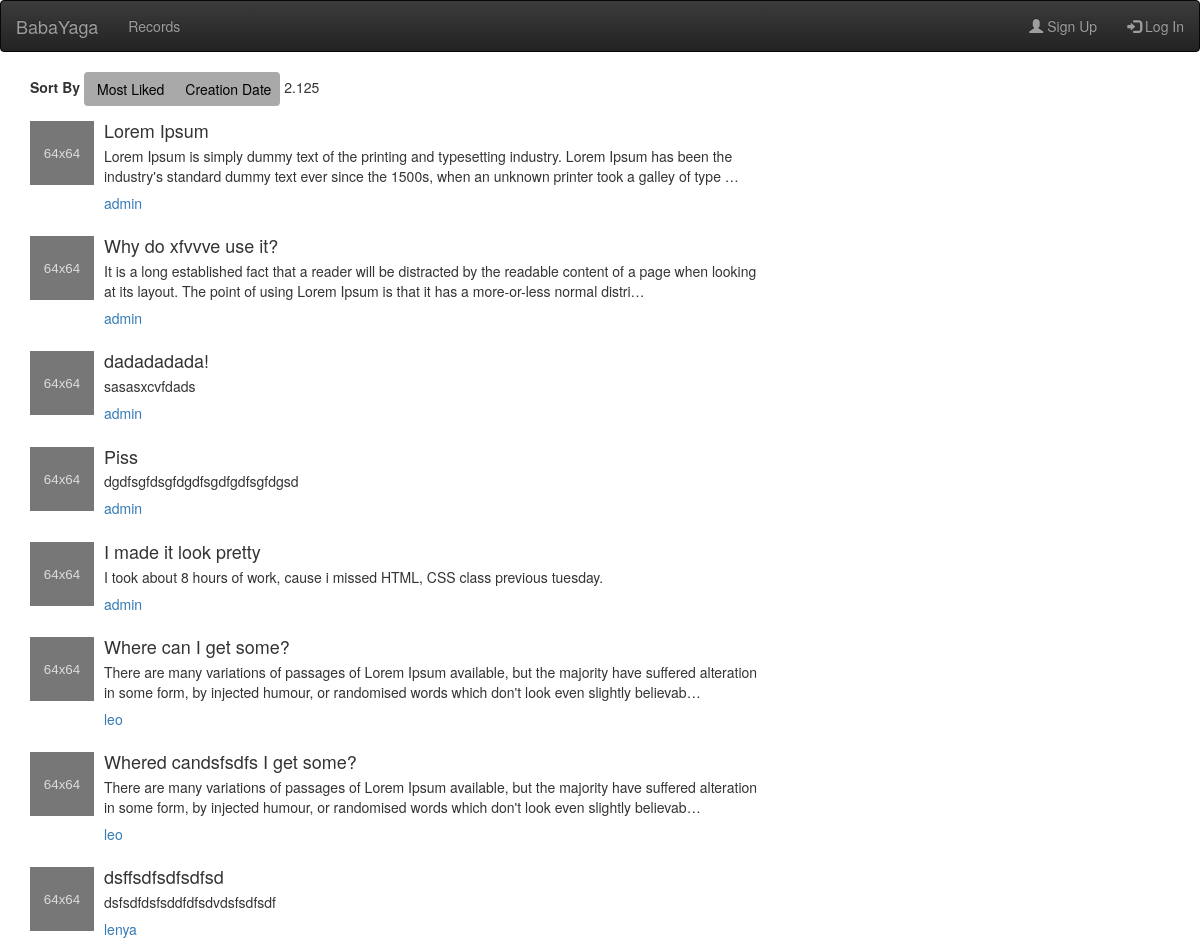
The page /en/blogs/posts/ on the database as committed earlier.
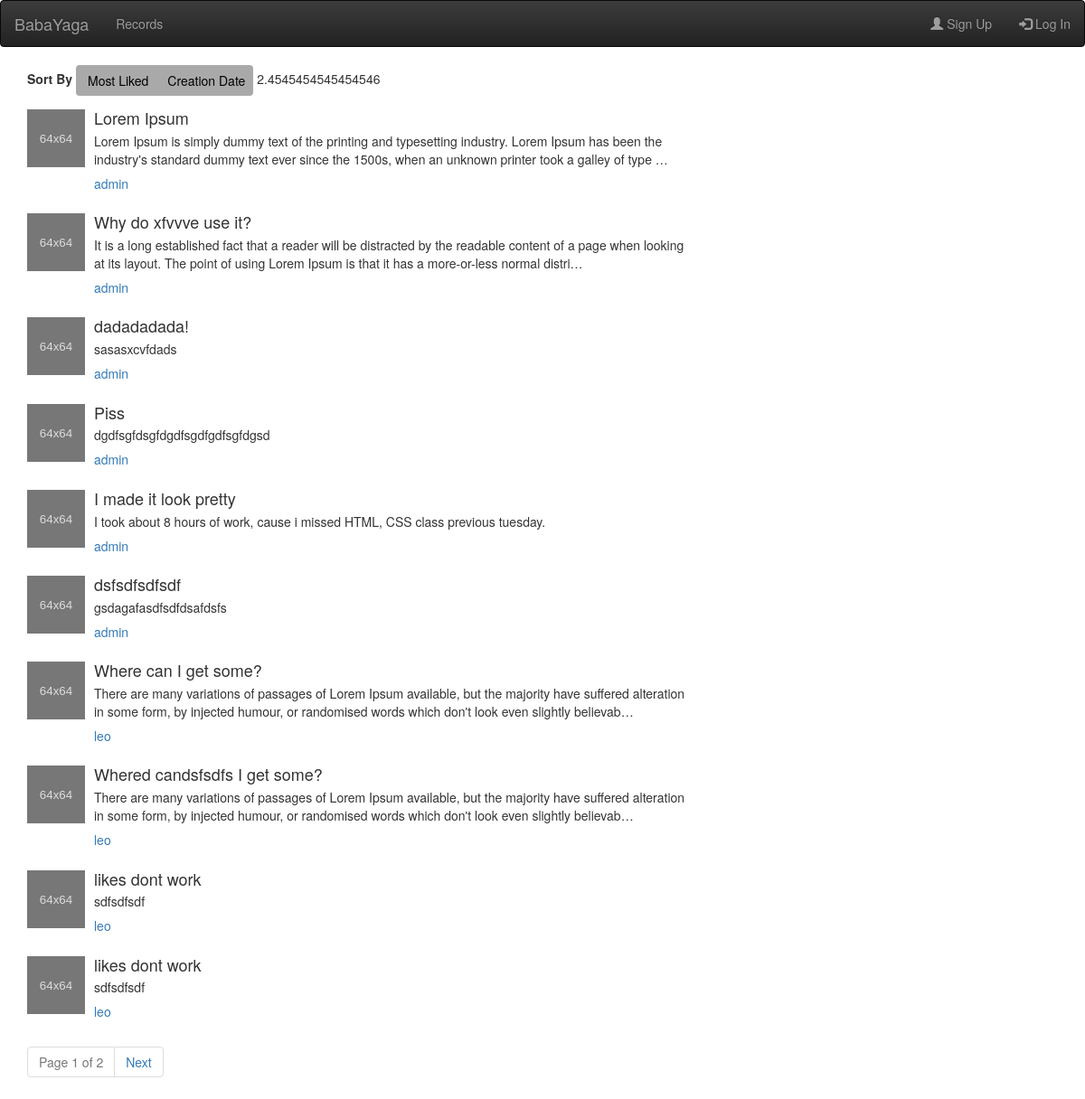
The same page on the database as committed later.
### blogs/models.py (models this page shows, shortened)
class Post(models.Model):
    title = models.CharField(max_length=255, verbose_name=ugettext_lazy(u'Heading'))
    text = models.TextField()
    author = models.ForeignKey('core.User', db_index=True, verbose_name=ugettext_lazy(u'Author'))
    created_at = models.DateTimeField(auto_now_add=True, verbose_name=ugettext_lazy(u'Creation Date'))
    likes = GenericRelation(Like)

### core/models.py (models this page shows, shortened)
class User(AbstractUser):
    avatar = models.ImageField(upload_to='avatars/', blank=True, null=True)
    first_name = models.CharField(('first name'), max_length=30, blank=False)
    email = models.EmailField(('E-mail address'), blank=False, unique=True)

### blogs/views.py (the view, shortened to what this page needs)
class PostList(ListView):
    template_name = "post_list.html"
    model = Post
    context_object_name = 'posts'
    paginate_by = 10
    queryset = Post.objects.annotate(lc=Count('likes')).select_related('author')
    def get_context_data(self, **kwargs):
        cd = super(PostList, self).get_context_data()
        cd['avglikes'] = Post.objects.annotate(lc=Count('likes')).aggregate(avglikes=Avg('lc'))['avglikes']
        return cd
    def get_queryset(self):
        qs = super(PostList, self).get_queryset()
        author = self.request.GET.get("author")
        sort = self.request.GET.get("sort")
        if author:
            qs = get_list_or_404(qs.filter(author__username__contains=author))
        return qs

### blogs/templates/post_list.html (shortened to what this page needs)
{% extends "blog_generic.html" %}
{% load static %}
{% load i18n %}
{% block content %}
    <div class="container" xmlns="http://www.w3.org/1999/html">
        <div class="row">
            <div class="col-xs-12 col-sm-6 col-md-8">
                {% block sort %}
                    {% include "sortform.html" %}
                {% endblock %}
                {% block avglike %}
                    {{ avglikes }}
                {% endblock %}
                {% for post in posts %}
                    <div class="media">
                        <div class="media-left">
                            <a href="{% url 'blogs:blog_post' pk=post.id %}">
                                <img class="media-object"
                                     alt="Generic placeholder image">
                            </a>
                        </div>
                        <div class="media-body">
                            <h4 class="media-heading">{{ post.title }}</h4>
                            <p>{{ post.text|truncatechars:200 }}</p>
                            <h5><a href="{% url 'blogs:post_list' %}?author={{ post.author }}">{{ post.author }}</a>
                            </h5>
                        </div>
                        <div class="media-right">
                        </div>
                    </div>
                {% endfor %}
                {% if is_paginated %}
                    <ul class="pagination">
                        <li class="disabled"><a href="?page={{ page_obj.current_page_number }}">{% trans "Page" %}
                            {{ page_obj.number }} of {{ paginator.num_pages }}</a></li>
                        {% if page_obj.has_next %}
                            <li><a href="?page={{ page_obj.next_page_number }}">{% trans "Next" %}</a></li>
                        {% endif %}
                    </ul>
                {% endif %}
            </div>
        </div>
    </div>
{% endblock %}

### blogs/templates/blog_generic.html
{% extends "base.html" %}

### core/templates/base.html (shortened to what this page needs)
<!DOCTYPE html>
{% load static %}
{% load i18n %}
<html lang="en" xmlns="http://www.w3.org/1999/html">
<head>
</head>
<body>
<link rel="stylesheet" href="//netdna.bootstrapcdn.com/bootstrap/3.3.2/css/bootstrap.min.css">
<link rel="stylesheet" href="//netdna.bootstrapcdn.com/bootstrap/3.3.2/css/bootstrap-theme.min.css">
<link rel="stylesheet" href="https://cdnjs.cloudflare.com/ajax/libs/font-awesome/4.7.0/css/font-awesome.min.css">
<link href="https://maxcdn.bootstrapcdn.com/font-awesome/4.6.3/css/font-awesome.min.css" rel="stylesheet"
>
<link rel="stylesheet" href="{% static 'css/base.css' %}">
{% block header %}
    <nav class="navbar navbar-inverse">
        <div class="container-fluid">
            <div class="navbar-header">
                <a class="navbar-brand" href="/">
                    {% trans "BabaYaga" %}
                </a>
            </div>
            <ul class="nav navbar-nav">
                <li><a href="/blogs/">{% trans "Records" %}</a></li>
            </ul>
            {% if not user.is_authenticated %}
                <ul class="nav navbar-nav navbar-right">
                    <li><a href="{% url 'core:register' %}"><span class="glyphicon glyphicon-user"></span> {% trans "Sign Up" %}</a>
                    </li>
                    <li><a href="#" id="login_a"><span class="glyphicon glyphicon-log-in"></span> {% trans "Log In" %}</a></li>
                </ul>
            {% endif %}
        </div>
    </nav>
{% endblock %}
<div id="content">
    {% block content %}
    {% endblock %}
</div>
</body>
</html>

### blogs/templates/sortform.html (shortened to what this page needs)
{% block sort %}
{% load i18n %}
    <label class="control-label"> {% trans "Sort By" %}</label>
    <div class="btn-group" role="group" aria-label="Button group with nested dropdown">
        <a href="{% url 'blogs:post_list' %}?sort=liked" class="btn" role="button">{% trans "Most Liked" %}</a>
        <button id="btnGroupDrop1" type="button" class="btn btn-secondary dropdown-toggle" data-toggle="dropdown"
                aria-haspopup="true" aria-expanded="false">
            {% trans "Creation Date" %}
        </button>
    </div>
{% endblock %}

### static/css/base.css (style rules this page uses)
.btn { background-color: darkgrey; color: black; }

Rows that differ between the two databases and show on the page:
no longer on this page (row unchanged): Post: title "dsffsdfsdfsdfsd", text "dsfsdfdsfsddfdfsdvdsfsdfsdf", author "lenya"
added Post: title "dsfsdfsdfsdf", text "gsdagafasdfsdfdsafdsfs", author "admin"
added Post: title "likes dont work", text "sdfsdfsdf", author "leo"
added Post: title "likes dont work", text "sdfsdfsdf", author "leo"
Other text that changed with them:
{{ avglikes }}: "2.125" → "2.4545454545454546"
{{ page_obj.number }}: (not shown) → "1"
{{ paginator.num_pages }}: (not shown) → "2"
text now shown: "Page of Next"
